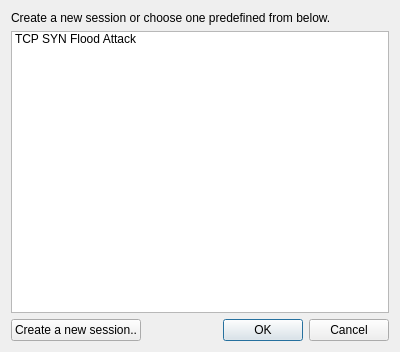
<?xml version="1.0" encoding="UTF-8"?>
<ui version="4.0">
 <class>NewSessionDialog</class>
 <widget class="QDialog" name="NewSessionDialog">
  <property name="windowModality">
   <enum>Qt::NonModal</enum>
  </property>
  <property name="geometry">
   <rect>
    <x>0</x>
    <y>0</y>
    <width>400</width>
    <height>352</height>
   </rect>
  </property>
  <property name="windowTitle">
   <string>Add a new session..</string>
  </property>
  <layout class="QGridLayout" name="gridLayout">
   <item row="1" column="0" colspan="2">
    <widget class="QListWidget" name="listWidget">
     <item>
      <property name="text">
       <string>TCP SYN Flood Attack</string>
      </property>
     </item>
    </widget>
   </item>
   <item row="0" column="0" colspan="2">
    <widget class="QLabel" name="label">
     <property name="text">
      <string>Create a new session or choose one predefined from below.</string>
     </property>
    </widget>
   </item>
   <item row="2" column="1">
    <widget class="QDialogButtonBox" name="buttonBox">
     <property name="enabled">
      <bool>true</bool>
     </property>
     <property name="orientation">
      <enum>Qt::Horizontal</enum>
     </property>
     <property name="standardButtons">
      <set>QDialogButtonBox::Cancel|QDialogButtonBox::Ok</set>
     </property>
    </widget>
   </item>
   <item row="2" column="0">
    <widget class="QPushButton" name="createButton">
     <property name="text">
      <string>Create a new session..</string>
     </property>
    </widget>
   </item>
  </layout>
 </widget>
 <resources/>
 <connections>
  <connection>
   <sender>buttonBox</sender>
   <signal>accepted()</signal>
   <receiver>NewSessionDialog</receiver>
   <slot>accept()</slot>
   <hints>
    <hint type="sourcelabel">
     <x>248</x>
     <y>254</y>
    </hint>
    <hint type="destinationlabel">
     <x>157</x>
     <y>274</y>
    </hint>
   </hints>
  </connection>
  <connection>
   <sender>buttonBox</sender>
   <signal>rejected()</signal>
   <receiver>NewSessionDialog</receiver>
   <slot>reject()</slot>
   <hints>
    <hint type="sourcelabel">
     <x>316</x>
     <y>260</y>
    </hint>
    <hint type="destinationlabel">
     <x>286</x>
     <y>274</y>
    </hint>
   </hints>
  </connection>
 </connections>
</ui>
